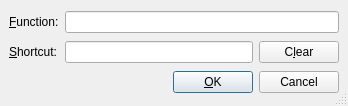
<ui version="4.0" >
 <class>shortcutUi</class>
 <widget class="QDialog" name="shortcutUi" >
  <property name="geometry" >
   <rect>
    <x>0</x>
    <y>0</y>
    <width>348</width>
    <height>106</height>
   </rect>
  </property>
  <property name="windowTitle" >
   <string>Edit shortcut</string>
  </property>
  <property name="sizeGripEnabled" >
   <bool>true</bool>
  </property>
  <layout class="QGridLayout" >
   <property name="margin" >
    <number>9</number>
   </property>
   <property name="spacing" >
    <number>6</number>
   </property>
   <item row="1" column="1" >
    <widget class="lyx::frontend::ShortcutWidget" name="shortcutWG" >
     <property name="enabled" >
      <bool>true</bool>
     </property>
     <property name="toolTip" >
      <string>Type shortcut after clicking on this field. You can reset the content with the 'Clear' button</string>
     </property>
     <property name="text" >
      <string/>
     </property>
    </widget>
   </item>
   <item row="0" column="1" colspan="2" >
    <widget class="QLineEdit" name="lfunLE" >
     <property name="toolTip" >
      <string>Enter LyX function or command sequence</string>
     </property>
     <property name="text" >
      <string/>
     </property>
    </widget>
   </item>
   <item row="1" column="2" >
    <widget class="QPushButton" name="clearPB" >
     <property name="toolTip" >
      <string>Clear current shortcut</string>
     </property>
     <property name="text" >
      <string>C&amp;lear</string>
     </property>
    </widget>
   </item>
   <item row="0" column="0" >
    <widget class="QLabel" name="lfunLBL" >
     <property name="text" >
      <string>&amp;Function:</string>
     </property>
     <property name="buddy" >
      <cstring>lfunLE</cstring>
     </property>
    </widget>
   </item>
   <item row="1" column="0" >
    <widget class="QLabel" name="shortcutLBL" >
     <property name="text" >
      <string>&amp;Shortcut:</string>
     </property>
     <property name="buddy" >
      <cstring>shortcutWG</cstring>
     </property>
    </widget>
   </item>
   <item row="2" column="0" colspan="3" >
    <layout class="QHBoxLayout" >
     <property name="margin" >
      <number>0</number>
     </property>
     <property name="spacing" >
      <number>6</number>
     </property>
     <item>
      <spacer>
       <property name="orientation" >
        <enum>Qt::Horizontal</enum>
       </property>
       <property name="sizeType" >
        <enum>QSizePolicy::Expanding</enum>
       </property>
       <property name="sizeHint" >
        <size>
         <width>20</width>
         <height>20</height>
        </size>
       </property>
      </spacer>
     </item>
     <item>
      <widget class="QPushButton" name="okPB" >
       <property name="text" >
        <string>&amp;OK</string>
       </property>
       <property name="autoDefault" >
        <bool>false</bool>
       </property>
       <property name="default" >
        <bool>true</bool>
       </property>
      </widget>
     </item>
     <item>
      <widget class="QPushButton" name="cancelPB" >
       <property name="text" >
        <string>Cancel</string>
       </property>
       <property name="autoDefault" >
        <bool>false</bool>
       </property>
      </widget>
     </item>
    </layout>
   </item>
  </layout>
 </widget>
 <customwidgets>
  <customwidget>
   <class>lyx::frontend::ShortcutWidget</class>
   <extends>QLineEdit</extends>
   <header>CustomizedWidgets.h</header>
  </customwidget>
 </customwidgets>
 <tabstops>
  <tabstop>lfunLE</tabstop>
  <tabstop>okPB</tabstop>
  <tabstop>cancelPB</tabstop>
 </tabstops>
 <includes>
  <include location="local" >qt_i18n.h</include>
 </includes>
 <resources/>
 <connections/>
</ui>
